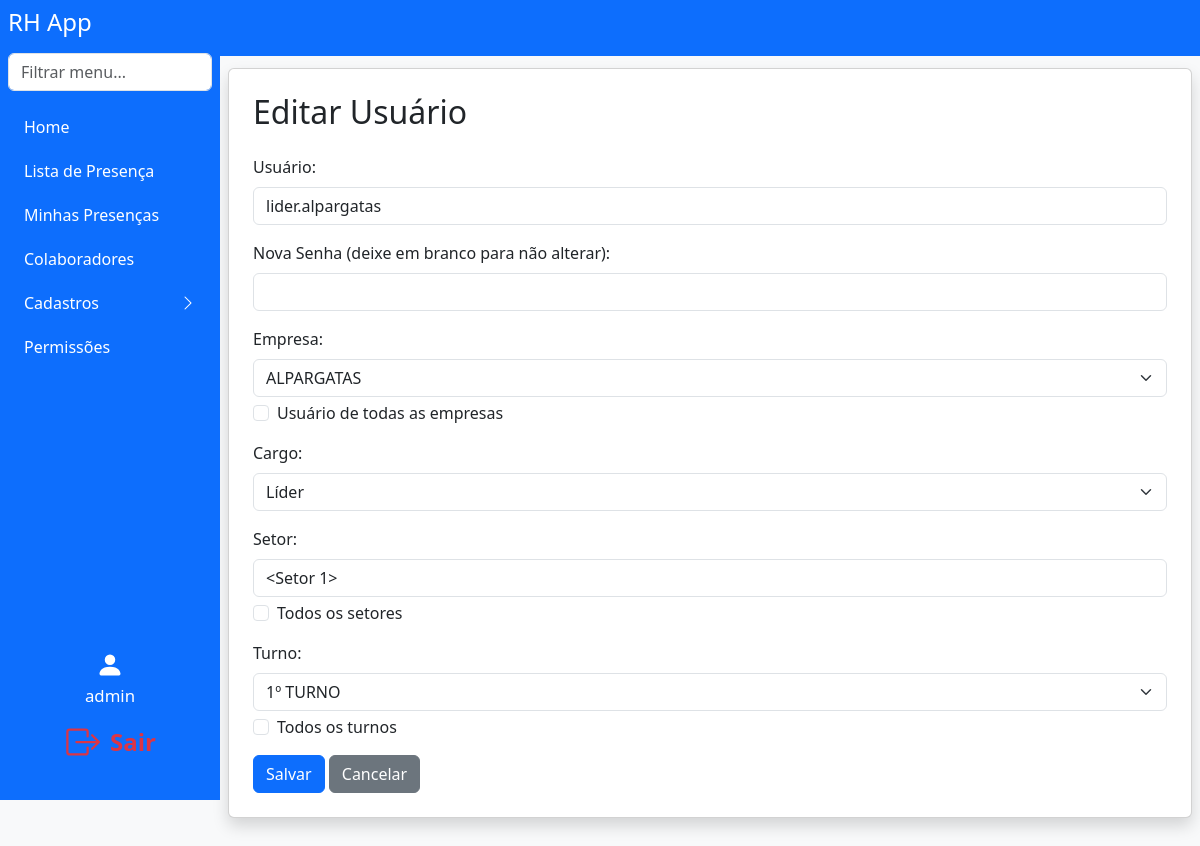
Screenshot of /edit_user/2 (signed in) with the database file from the repository.
### models.py (models this page shows)
class User(db.Model):
    id = db.Column(db.Integer, primary_key=True)
    username = db.Column(db.String(150), unique=True, nullable=False)
    password = db.Column(db.String(150), nullable=False)
    company_id = db.Column(db.Integer, db.ForeignKey('company.id'), nullable=True)
    role = db.Column(db.String(50), nullable=False, default='user')
    all_companies = db.Column(db.Boolean, default=False)
    setor = db.Column(db.String(100), nullable=True)
    turno = db.Column(db.String(50), nullable=True)
    all_setores = db.Column(db.Boolean, default=False)
    all_turnos = db.Column(db.Boolean, default=False)
    setor_id = db.Column(db.Integer, db.ForeignKey('setor.id'))
    setor = db.relationship('Setor')

class Company(db.Model):
    id = db.Column(db.Integer, primary_key=True)
    name = db.Column(db.String(150), unique=True, nullable=False)
    users = db.relationship('User', backref='company', lazy=True)

### app.py (the view, shortened to what this page needs)
@app.route('/edit_user/<int:user_id>', methods=['GET', 'POST'])
def edit_user(user_id):
    if g.user is None or not has_permission(g.user, 'can_access_register_person'):
        flash('Sem acesso. Entre em contato: analiseoperacional.extrema@luftsolutions.com.br')
        return redirect(url_for('index'))
    user = User.query.get_or_404(user_id)
    companies = Company.query.all()
    return render_template('edit_user.html', user=g.user, edit_user=user, companies=companies)

### app.py (called while the page is built)
@app.before_request
def load_logged_in_user():
    user_id = session.get('user_id')
    g.user = None
    if user_id is not None:
        g.user = User.query.get(user_id)

def has_permission(user, perm_field):
    if user.role == 'master' or user.username == MASTER_USER:
        return True
    perm = Permission.query.filter_by(role=user.role).first()
    return getattr(perm, perm_field, False) if perm else False

### templates/edit_user.html (shortened to what this page needs)
<!DOCTYPE html>
<html lang="pt-br">
<head>
    <link href="https://cdn.jsdelivr.net/npm/bootstrap@5.3.3/dist/css/bootstrap.min.css" rel="stylesheet">
</head>
<body class="bg-light">
    {% extends "navbar.html" %}
    {% block content %}
    <div class="card shadow p-4 mb-4">
        <h2 class="mb-4">Editar Usuário</h2>
        <form method="POST">
            <div class="mb-3">
                <label for="username" class="form-label">Usuário:</label>
                <input type="text" id="username" name="username" class="form-control" value="{{ edit_user.username }}" required>
            </div>
            <div class="mb-3">
                <label for="password" class="form-label">Nova Senha (deixe em branco para não alterar):</label>
                <input type="password" id="password" name="password" class="form-control">
            </div>
            <div class="mb-3">
                <label for="company" class="form-label">Empresa:</label>
                <select id="company" name="company" class="form-select" {% if edit_user.all_companies %}disabled{% endif %}>
                    {% for company in companies %}
                        <option value="{{ company.id }}" {% if edit_user.company_id == company.id %}selected{% endif %}>{{ company.name }}</option>
                    {% endfor %}
                </select>
                <div class="form-check mt-1">
                    <input class="form-check-input" type="checkbox" value="1" id="all_companies" name="all_companies" {% if edit_user.all_companies %}checked{% endif %}>
                    <label class="form-check-label" for="all_companies">
                        Usuário de todas as empresas
                    </label>
                </div>
            </div>
            <div class="mb-3">
                <label for="role" class="form-label">Cargo:</label>
                <select id="role" name="role" class="form-select" required>
                    <option value="lider" {% if edit_user.role == 'lider' %}selected{% endif %}>Líder</option>
                </select>
            </div>
            <div class="mb-3">
                <label for="setor" class="form-label">Setor:</label>
                <input type="text" id="setor" name="setor" class="form-control" value="{{ edit_user.setor or '' }}" {% if edit_user.all_setores %}disabled{% endif %}>
                <div class="form-check mt-1">
                    <input class="form-check-input" type="checkbox" value="1" id="all_setores" name="all_setores" {% if edit_user.all_setores %}checked{% endif %}>
                    <label class="form-check-label" for="all_setores">
                        Todos os setores
                    </label>
                </div>
            </div>
            <div class="mb-3">
                <label for="turno" class="form-label">Turno:</label>
                <select id="turno" name="turno" class="form-select" {% if edit_user.all_turnos %}disabled{% endif %}>
                    <option value="1º TURNO" {% if edit_user.turno == '1º TURNO' %}selected{% endif %}>1º TURNO</option>
                </select>
                <div class="form-check mt-1">
                    <input class="form-check-input" type="checkbox" value="1" id="all_turnos" name="all_turnos" {% if edit_user.all_turnos %}checked{% endif %}>
                    <label class="form-check-label" for="all_turnos">
                        Todos os turnos
                    </label>
                </div>
            </div>
            <button type="submit" class="btn btn-primary">Salvar</button>
            <a href="{{ url_for('register_person') }}" class="btn btn-secondary">Cancelar</a>
        </form>
    </div>
    {% endblock %}

### templates/navbar.html (shortened to what this page needs)
<nav class="navbar navbar-expand-lg navbar-dark bg-primary">
  <div class="container-fluid">
    <a class="navbar-brand" href="{{ url_for('index') }}">AppRH</a>
  </div>
</nav>
      {% set pode_cadastro = (
        has_permission(user, 'can_access_register_person') or
        has_permission(user, 'can_access_register_company') or
        has_permission(user, 'can_access_register_sector')
      ) %}
<div class="d-flex">
  <nav class="sidebar bg-primary text-white p-2 d-flex flex-column"
       style="width: 220px; min-width: 220px; max-width: 220px; height: 100vh; position: fixed; left: 0; top: 0; bottom: 0; z-index: 1040; overflow-y: auto;">
    <h4 class="mb-3">RH App</h4>
    <input class="form-control mb-3" type="text" id="menuSearch" placeholder="Filtrar menu...">
    <ul class="nav flex-column" id="sidebarMenu">
      {% if user and has_permission(user, 'can_access_index') %}
      <li class="nav-item mb-1">
        <a class="nav-link text-white" href="{{ url_for('index') }}">Home</a>
      </li>
      {% endif %}
      {% if user and has_permission(user, 'can_access_lista_presenca') %}
      <li class="nav-item mb-1">
        <a class="nav-link text-white" href="{{ url_for('lista_presenca') }}">Lista de Presença</a>
      </li>
      <li class="nav-item mb-1">
        <a class="nav-link text-white" href="{{ url_for('minhas_presencas') }}">Minhas Presenças</a>
      </li>
      {% endif %}
      {% if user and has_permission(user, 'can_access_colaboradores') %}
      <li class="nav-item mb-1">
        <a class="nav-link text-white" href="{{ url_for('colaboradores') }}">Colaboradores</a>
      </li>
      {% endif %}
      {% set pode_cadastro = (
        has_permission(user, 'can_access_register_person') or
        has_permission(user, 'can_access_register_company') or
        has_permission(user, 'can_access_register_sector')
      ) %}
      {% if user and pode_cadastro %}
      <li class="nav-item mb-1">
        <a class="nav-link text-white d-flex justify-content-between align-items-center"
           data-bs-toggle="collapse"
           href="#cadastrosCollapse"
           role="button"
           aria-expanded="false"
           aria-controls="cadastrosCollapse"
           id="cadastrosToggle">
          Cadastros
          <span id="cadastrosIcon" class="bi bi-chevron-right"></span>
        </a>
      </li>
      {% endif %}
      {% if user and (user.role == 'admin' or user.role == 'master' or user.username == 'luftsolutions.extrema') %}
      <li class="nav-item mb-1">
        <a class="nav-link text-white" href="{{ url_for('permissions') }}">Permissões</a>
      </li>
      {% endif %}
    </ul>
    <div class="mt-auto d-flex flex-column justify-content-end align-items-center"
         style="height: 180px; width: 100%; padding-bottom: 24px;">
      {% if user %}
        <div class="mb-2 w-100 d-flex align-items-center justify-content-center flex-column">
          <span class="mb-1" style="font-size: 1.1rem;">
            <svg xmlns="http://www.w3.org/2000/svg" width="28" height="28" fill="#fff" class="bi bi-person-fill" viewBox="0 0 16 16" style="vertical-align:middle;">
              <path d="M3 14s-1 0-1-1 1-4 6-4 6 3 6 4-1 1-1 1H3zm5-6a3 3 0 1 0 0-6 3 3 0 0 0 0 6z"/>
            </svg>
          </span>
          <span style="font-size: 1.05rem;">{{ user.username }}</span>
        </div>
        <a href="{{ url_for('logout') }}" title="Sair"
           class="btn btn-lg w-100 d-flex align-items-center justify-content-center"
           style="background: none; border: none; color: #dc3545; font-size: 1.5rem;">
          <span style="color:#dc3545; font-weight:600;">Sair</span>
        </a>
      {% endif %}
    </div>
  </nav>
  <div class="flex-grow-1" style="min-height: 100vh; padding: 12px 8px 8px 8px; margin-left: 220px;">
    {% block content %}{% endblock %}
  </div>
</div>
<link rel="stylesheet" href="https://cdn.jsdelivr.net/npm/bootstrap-icons@1.11.3/font/bootstrap-icons.min.css">

### rows the page displays
User: username "admin"
User: username "lider.alpargatas", company "ALPARGATAS", role "Líder", turno "1º TURNO"
